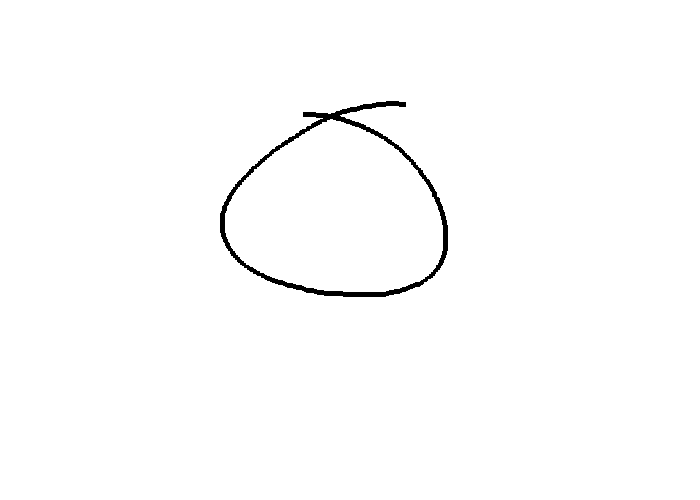
#> input picture data/circle/circle1.png, 700 x 500 px; its folder holds only this picture in this run
$ jupyter execute --allow-errors training.ipynb
#> lines starting #> are read from the running program, lines starting #| are printed output that depends on the picture; after the words box and inside, x2 and y2 are one past the last pixel; in counts of white or black regions, pixels touching at a corner belong together
#> further down, img is the input picture: shape (500, 700, 3); 99.1% white; 1 black region, box (x1, y1, x2, y2) and area: (220, 101, 448, 297) 3275
#> `img = cv.resize(img, (50, 50))`:
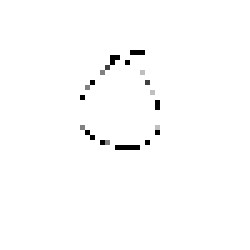
#> img: shape (50, 50, 3) (shown 5 times larger); min 0, max 255, mean 252.4
#> `img = img.reshape(-1)`: img = 7500 values, max 255 at index 0, min 0 at index 1578, mean 252.4
#> `img_list = np.append(img_list, img)`: img_list has the same summary as img
[cell 1]
import numpy as np
import cv2 as cv
import PIL
import PIL.Image, PIL.ImageDraw
import pickle
import os, os.path
from sklearn.svm import LinearSVC
from sklearn.naive_bayes import GaussianNB
from sklearn.tree import DecisionTreeClassifier
from sklearn.neighbors import KNeighborsClassifier
from sklearn.ensemble import RandomForestClassifier
from sklearn.linear_model import LogisticRegression

[cell 2]
img = cv.imread("temp_image.png")
#> (the rest of this cell did not finish here and is left out)

[cell 3]
img_list = np.array([])
class_list = np.array([])

svc = LinearSVC()

# The sample training data is 26 images per class
counter = 26

#circle
#> (the rest of this cell did not finish here and is left out)

[cell 4]
new_image = cv.imread("data/triangle/triangle1.png")
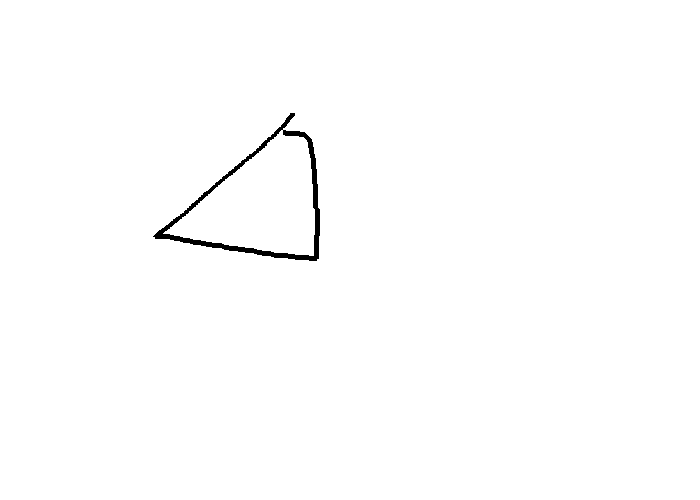
#> input picture data/triangle/triangle1.png, 700 x 500 px
#> new_image is the input picture: shape (500, 700, 3); 99.4% white; 1 black region, box (x1, y1, x2, y2) and area: (153, 113, 320, 261) 2249
resized_image = cv.resize(new_image, (50, 50))  # Resize the image to match training data size

# Flatten and reshape the image to match the shape used during training
flattened_image = resized_image.reshape(-1)
#> flattened_image = 7500 values, max 255 at index 0, min 0 at index 2007, mean 252.8

# Make a prediction using the trained model
#> (the rest of this cell did not finish here and is left out)
